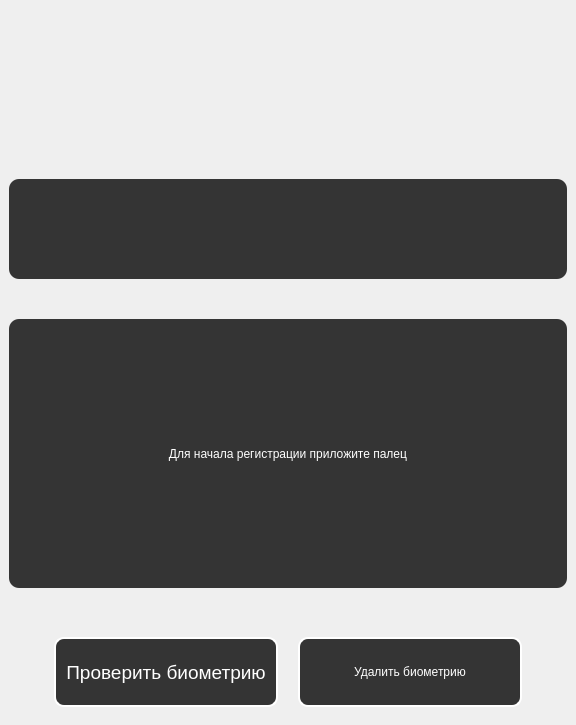
<?xml version="1.0" encoding="UTF-8"?>
<ui version="4.0">
 <class>MainWindow</class>
 <widget class="QMainWindow" name="MainWindow">
  <property name="geometry">
   <rect>
    <x>0</x>
    <y>0</y>
    <width>576</width>
    <height>725</height>
   </rect>
  </property>
  <property name="font">
   <font>
    <family>Arial</family>
    <pointsize>14</pointsize>
    <weight>9</weight>
    <italic>false</italic>
    <bold>false</bold>
   </font>
  </property>
  <property name="windowTitle">
   <string>MainWindow</string>
  </property>
  <property name="styleSheet">
   <string notr="true">color: rgb(255, 255, 255);
font: 75 14pt &quot;Arial&quot;;</string>
  </property>
  <widget class="QWidget" name="centralwidget">
   <property name="enabled">
    <bool>true</bool>
   </property>
   <property name="font">
    <font>
     <family>Arial</family>
     <pointsize>14</pointsize>
     <weight>9</weight>
     <italic>false</italic>
     <bold>false</bold>
    </font>
   </property>
   <property name="styleSheet">
    <string notr="true">QPushButton {
     background-color: rgb(52, 52, 52);
     border-style: solid;
     border-width: 2px;
     border-radius: 10px;
     border-color: rgb(255, 255, 255);
     min-width: 10em;
 }

QPushButton:pressed {
     background-color:  rgb(85, 0, 0);
     border-style: solid;
 }

QWidget#centralwidget {background-image: url(:/src/background.jpg);}</string>
   </property>
   <layout class="QHBoxLayout" name="horizontalLayout">
    <item>
     <layout class="QVBoxLayout" name="verticalLayout" stretch="0,0,1,0,1,0,0">
      <property name="spacing">
       <number>0</number>
      </property>
      <property name="sizeConstraint">
       <enum>QLayout::SetDefaultConstraint</enum>
      </property>
      <item>
       <widget class="QLabel" name="label">
        <property name="minimumSize">
         <size>
          <width>0</width>
          <height>130</height>
         </size>
        </property>
        <property name="styleSheet">
         <string notr="true">image: url(:/src/UltraLOGO.png);</string>
        </property>
        <property name="text">
         <string/>
        </property>
       </widget>
      </item>
      <item>
       <spacer name="verticalSpacer">
        <property name="orientation">
         <enum>Qt::Vertical</enum>
        </property>
        <property name="sizeHint" stdset="0">
         <size>
          <width>20</width>
          <height>40</height>
         </size>
        </property>
       </spacer>
      </item>
      <item>
       <widget class="QLabel" name="username_label">
        <property name="sizePolicy">
         <sizepolicy hsizetype="Minimum" vsizetype="Preferred">
          <horstretch>0</horstretch>
          <verstretch>0</verstretch>
         </sizepolicy>
        </property>
        <property name="minimumSize">
         <size>
          <width>0</width>
          <height>90</height>
         </size>
        </property>
        <property name="maximumSize">
         <size>
          <width>16777215</width>
          <height>100</height>
         </size>
        </property>
        <property name="font">
         <font>
          <family>Arial</family>
          <pointsize>14</pointsize>
          <weight>9</weight>
          <italic>false</italic>
          <bold>false</bold>
         </font>
        </property>
        <property name="styleSheet">
         <string notr="true">background-color: rgb(52, 52, 52);
border-style: solid;
border-radius: 10px;</string>
        </property>
        <property name="text">
         <string/>
        </property>
        <property name="textFormat">
         <enum>Qt::AutoText</enum>
        </property>
        <property name="alignment">
         <set>Qt::AlignCenter</set>
        </property>
       </widget>
      </item>
      <item>
       <spacer name="verticalSpacer_1">
        <property name="orientation">
         <enum>Qt::Vertical</enum>
        </property>
        <property name="sizeType">
         <enum>QSizePolicy::Fixed</enum>
        </property>
        <property name="sizeHint" stdset="0">
         <size>
          <width>20</width>
          <height>40</height>
         </size>
        </property>
       </spacer>
      </item>
      <item>
       <widget class="QLabel" name="message_label">
        <property name="sizePolicy">
         <sizepolicy hsizetype="Minimum" vsizetype="Preferred">
          <horstretch>0</horstretch>
          <verstretch>0</verstretch>
         </sizepolicy>
        </property>
        <property name="minimumSize">
         <size>
          <width>0</width>
          <height>240</height>
         </size>
        </property>
        <property name="styleSheet">
         <string notr="true">border-style: solid;
border-radius: 10px;
background-color: rgb(52, 52, 52);</string>
        </property>
        <property name="text">
         <string>Для начала регистрации приложите палец</string>
        </property>
        <property name="alignment">
         <set>Qt::AlignCenter</set>
        </property>
       </widget>
      </item>
      <item>
       <spacer name="verticalSpacer_2">
        <property name="orientation">
         <enum>Qt::Vertical</enum>
        </property>
        <property name="sizeHint" stdset="0">
         <size>
          <width>20</width>
          <height>40</height>
         </size>
        </property>
       </spacer>
      </item>
      <item>
       <widget class="QFrame" name="frame">
        <property name="enabled">
         <bool>true</bool>
        </property>
        <property name="frameShape">
         <enum>QFrame::NoFrame</enum>
        </property>
        <property name="frameShadow">
         <enum>QFrame::Plain</enum>
        </property>
        <layout class="QHBoxLayout" name="horizontalLayout_2">
         <property name="spacing">
          <number>20</number>
         </property>
         <property name="sizeConstraint">
          <enum>QLayout::SetDefaultConstraint</enum>
         </property>
         <item>
          <spacer name="horizontalSpacer_1">
           <property name="orientation">
            <enum>Qt::Horizontal</enum>
           </property>
           <property name="sizeHint" stdset="0">
            <size>
             <width>40</width>
             <height>20</height>
            </size>
           </property>
          </spacer>
         </item>
         <item>
          <widget class="QPushButton" name="check_button">
           <property name="enabled">
            <bool>true</bool>
           </property>
           <property name="sizePolicy">
            <sizepolicy hsizetype="Minimum" vsizetype="Fixed">
             <horstretch>0</horstretch>
             <verstretch>0</verstretch>
            </sizepolicy>
           </property>
           <property name="minimumSize">
            <size>
             <width>224</width>
             <height>70</height>
            </size>
           </property>
           <property name="font">
            <font>
             <family>Arial</family>
             <pointsize>14</pointsize>
             <weight>9</weight>
             <italic>false</italic>
             <bold>false</bold>
            </font>
           </property>
           <property name="cursor">
            <cursorShape>PointingHandCursor</cursorShape>
           </property>
           <property name="styleSheet">
            <string notr="true"/>
           </property>
           <property name="text">
            <string>Проверить биометрию</string>
           </property>
          </widget>
         </item>
         <item>
          <widget class="QPushButton" name="delete_button">
           <property name="minimumSize">
            <size>
             <width>224</width>
             <height>70</height>
            </size>
           </property>
           <property name="text">
            <string>Удалить биометрию</string>
           </property>
          </widget>
         </item>
         <item>
          <spacer name="horizontalSpacer_2">
           <property name="orientation">
            <enum>Qt::Horizontal</enum>
           </property>
           <property name="sizeHint" stdset="0">
            <size>
             <width>40</width>
             <height>20</height>
            </size>
           </property>
          </spacer>
         </item>
        </layout>
       </widget>
      </item>
     </layout>
    </item>
   </layout>
  </widget>
 </widget>
 <resources>
  <include location="../src/background.qrc"/>
 </resources>
 <connections/>
</ui>
